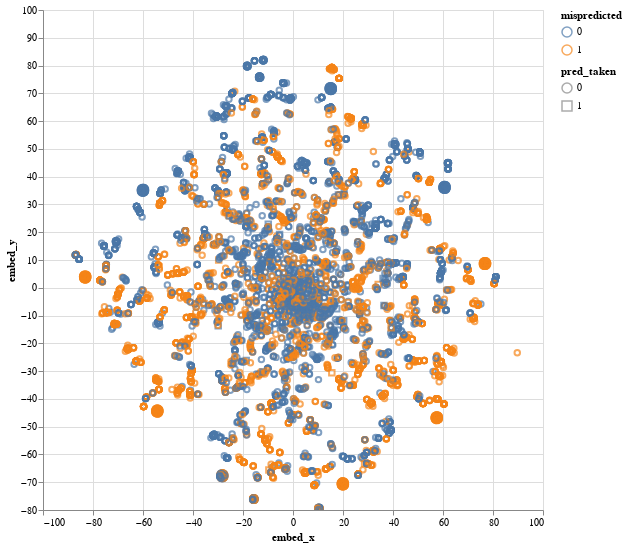

Notebook cell for this chart:
### Code cell
data = subset[['embed_x','embed_y','mispredicted','pred_taken','bhr']]
alt.Chart(data).mark_point().encode(
    x='embed_x',
    y='embed_y',
    color=alt.Color('mispredicted:O', scale=alt.Scale(scheme='tableau10')), #'mispredicted:O',
    shape = 'pred_taken:N',
    tooltip='bhr'
).properties(
    width=500,
    height=500
).interactive()

### Figure 1 — Vega specification as saved in the notebook (floating-point values rounded to 4 significant figures; data arrays with more than 128 entries replaced by an {"elided": "..."} marker saying what was removed)
{"$schema": "https://vega.github.io/schema/vega/v5.json", "data": [{"name": "selector003_store"}, {"name": "source_0", "values": {"elided": "6707 records"}}, {"name": "source_0_x_domain_embed_x", "values": [{"min": -87.06, "max": 89.71}]}, {"name": "source_0_y_domain_embed_y", "values": [{"min": -79.94, "max": 82.22}]}, {"name": "source_0_color_domain_mispredicted", "values": [{"mispredicted": 0}, {"mispredicted": 1}]}, {"name": "source_0_shape_domain_pred_taken", "values": [{"pred_taken": 0}, {"pred_taken": 1}]}], "signals": [{"name": "unit", "value": {}, "on": [{"events": "mousemove", "update": "isTuple(group()) ? group() : unit"}]}, {"name": "selector003", "update": "vlSelectionResolve(\"selector003_store\", \"union\")"}, {"name": "selector003_embed_x", "on": [{"events": {"signal": "selector003_translate_delta"}, "update": "panLinear(selector003_translate_anchor.extent_x, -selector003_translate_delta.x / width)"}, {"events": {"signal": "selector003_zoom_delta"}, "update": "zoomLinear(domain(\"x\"), selector003_zoom_anchor.x, selector003_zoom_delta)"}, {"events": [{"source": "scope", "type": "dblclick"}], "update": "null"}]}, {"name": "selector003_embed_y", "on": [{"events": {"signal": "selector003_translate_delta"}, "update": "panLinear(selector003_translate_anchor.extent_y, selector003_translate_delta.y / height)"}, {"events": {"signal": "selector003_zoom_delta"}, "update": "zoomLinear(domain(\"y\"), selector003_zoom_anchor.y, selector003_zoom_delta)"}, {"events": [{"source": "scope", "type": "dblclick"}], "update": "null"}]}, {"name": "selector003_tuple", "on": [{"events": [{"signal": "selector003_embed_x || selector003_embed_y"}], "update": "selector003_embed_x && selector003_embed_y ? {unit: \"\", fields: selector003_tuple_fields, values: [selector003_embed_x,selector003_embed_y]} : null"}]}, {"name": "selector003_tuple_fields", "value": [{"field": "embed_x", "channel": "x", "type": "R"}, {"field": "embed_y", "channel": "y", "type": "R"}]}, {"name": "selector003_translate_anchor", "value": {}, "on": [{"events": [{"source": "scope", "type": "mousedown"}], "update": "{x: x(unit), y: y(unit), extent_x: domain(\"x\"), extent_y: domain(\"y\")}"}]}, {"name": "selector003_translate_delta", "value": {}, "on": [{"events": [{"source": "window", "between": [{"source": "scope", "type": "mousedown"}, {"source": "window", "type": "mouseup"}], "consume": true, "type": "mousemove"}], "update": "{x: selector003_translate_anchor.x - x(unit), y: selector003_translate_anchor.y - y(unit)}"}]}, {"name": "selector003_zoom_anchor", "on": [{"events": [{"source": "scope", "type": "wheel", "consume": true}], "update": "{x: invert(\"x\", x(unit)), y: invert(\"y\", y(unit))}"}]}, {"name": "selector003_zoom_delta", "on": [{"events": [{"source": "scope", "consume": true, "type": "wheel"}], "update": "pow(1.001, event.deltaY * pow(16, event.deltaMode))", "force": true}]}, {"name": "selector003_modify", "on": [{"events": {"signal": "selector003_tuple"}, "update": "modify(\"selector003_store\", selector003_tuple, true)"}]}], "marks": [{"type": "symbol", "name": "marks", "from": {"data": "source_0"}, "encode": {"update": {"ariaRoleDescription": {"value": "point"}, "description": {"signal": "\"mispredicted: \" + (isValid(datum[\"mispredicted\"]) ? datum[\"mispredicted\"] : \"\"+datum[\"mispredicted\"]) + \"; pred_taken: \" + (isValid(datum[\"pred_taken\"]) ? datum[\"pred_taken\"] : \"\"+datum[\"pred_taken\"]) + \"; bhr: \" + (format(datum[\"bhr\"], \"\")) + \"; embed_x: \" + (format(datum[\"embed_x\"], \"\")) + \"; embed_y: \" + (format(datum[\"embed_y\"], \"\"))"}, "fill": {"value": "transparent"}, "tooltip": {"signal": "format(datum[\"bhr\"], \"\")"}, "y": {"field": "embed_y", "scale": "y"}, "stroke": {"field": "mispredicted", "scale": "color"}, "shape": {"field": "pred_taken", "scale": "shape"}, "x": {"field": "embed_x", "scale": "x"}, "opacity": {"value": 0.7}}}, "clip": true, "interactive": true, "style": ["point"]}], "scales": [{"name": "x", "type": "linear", "domain": [{"signal": "(data(\"source_0_x_domain_embed_x\")[0] || {}).min"}, {"signal": "(data(\"source_0_x_domain_embed_x\")[0] || {}).max"}], "range": [0, {"signal": "width"}], "domainRaw": {"signal": "selector003[\"embed_x\"]"}, "zero": true, "nice": true}, {"name": "y", "type": "linear", "domain": [{"signal": "(data(\"source_0_y_domain_embed_y\")[0] || {}).min"}, {"signal": "(data(\"source_0_y_domain_embed_y\")[0] || {}).max"}], "range": [{"signal": "height"}, 0], "zero": true, "domainRaw": {"signal": "selector003[\"embed_y\"]"}, "nice": true}, {"name": "color", "type": "ordinal", "domain": {"data": "source_0_color_domain_mispredicted", "field": "mispredicted", "sort": true}, "range": {"scheme": "tableau10"}, "interpolate": "hcl"}, {"name": "shape", "type": "ordinal", "domain": {"data": "source_0_shape_domain_pred_taken", "field": "pred_taken", "sort": true}, "range": "symbol"}], "axes": [{"scale": "x", "gridScale": "y", "orient": "bottom", "labels": false, "tickCount": {"signal": "ceil(width/40)"}, "minExtent": 0, "zindex": 0, "domain": false, "aria": false, "maxExtent": 0, "grid": true, "ticks": false}, {"scale": "y", "tickCount": {"signal": "ceil(height/40)"}, "ticks": false, "aria": false, "labels": false, "maxExtent": 0, "gridScale": "x", "zindex": 0, "domain": false, "minExtent": 0, "orient": "left", "grid": true}, {"scale": "x", "labelFlush": true, "orient": "bottom", "zindex": 0, "grid": false, "labelOverlap": true, "title": "embed_x", "tickCount": {"signal": "ceil(width/40)"}}, {"scale": "y", "orient": "left", "labelOverlap": true, "grid": false, "zindex": 0, "tickCount": {"signal": "ceil(height/40)"}, "title": "embed_y"}], "padding": 5, "width": 500, "style": "cell", "height": 500, "background": "white", "legends": [{"stroke": "color", "symbolType": "circle", "title": "mispredicted", "encode": {"symbols": {"update": {"fill": {"value": "transparent"}, "opacity": {"value": 0.7}}}}}, {"shape": "shape", "symbolType": "circle", "title": "pred_taken", "encode": {"symbols": {"update": {"fill": {"value": "transparent"}, "opacity": {"value": 0.7}}}}}]}
